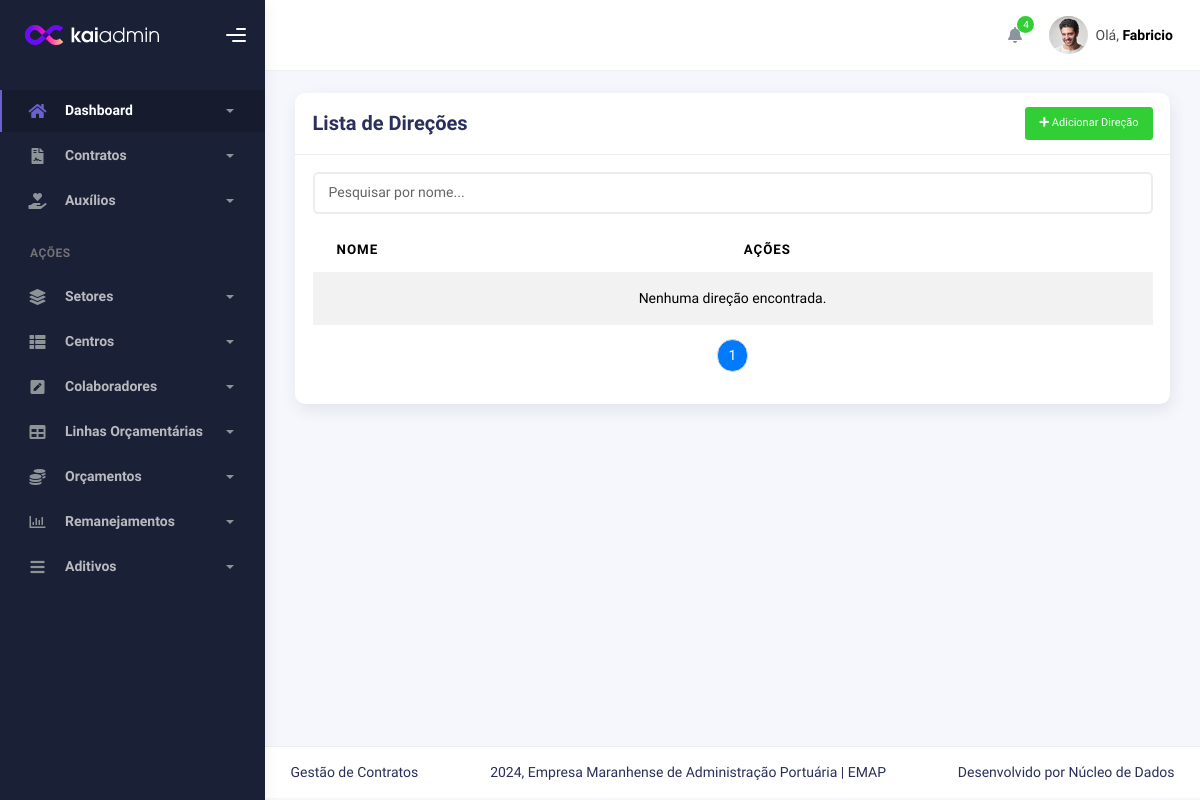
The page /setores/listardirecoes/ on the database as committed earlier.
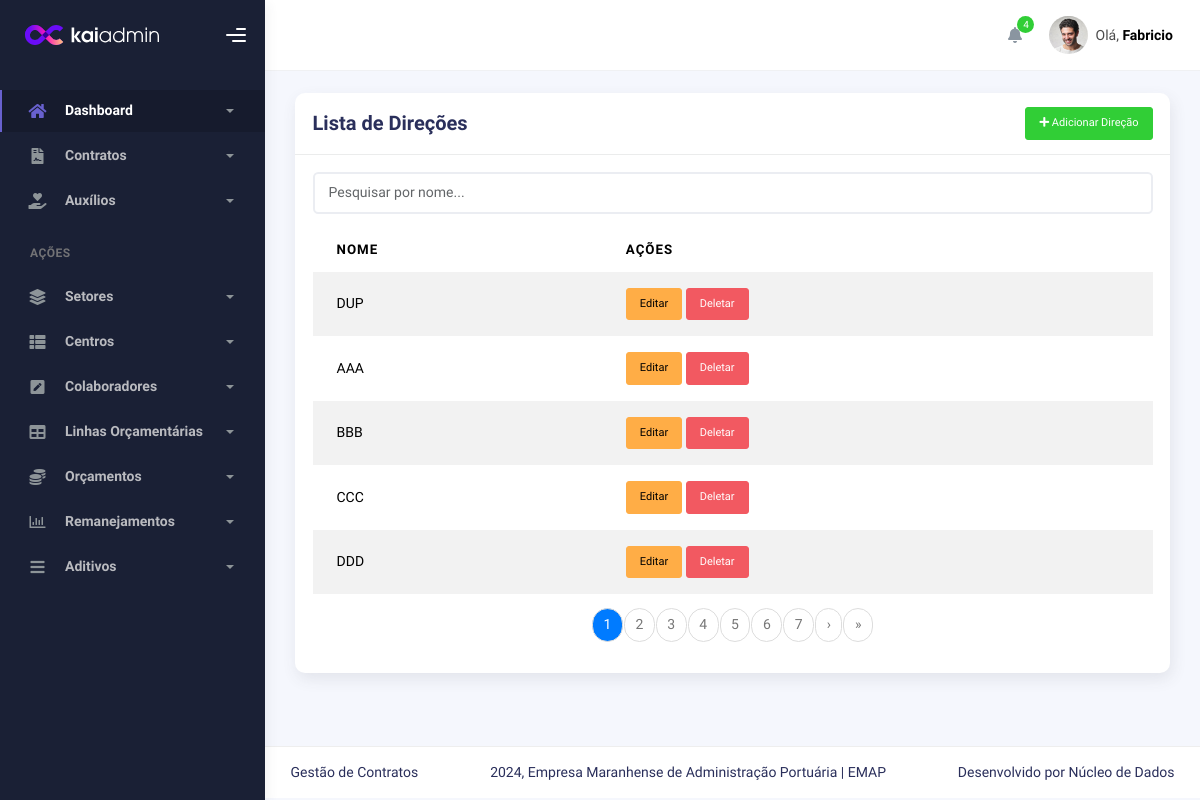
The same page on the database as committed later.
### sectors/models.py (models this page shows, shortened)
class Direcao(models.Model):
    nome = models.CharField(max_length=100,unique=True)
    class Meta:
        verbose_name = 'Direção'
        verbose_name_plural = 'Direções'

### sectors/views.py (the view)
# urls.py: path('listardirecoes/', DirecaoListView.as_view(), name='direcao_list'),
class DirecaoListView(ListView):
    model = Direcao
    template_name = 'direcao_list.html'
    context_object_name = 'direcoes'
    def get_queryset(self):
        query = self.request.GET.get('search')
        if query:
            return Direcao.objects.filter(nome__icontains=query)
        return Direcao.objects.all()
    paginate_by = 5

### sectors/templates/direcao_list.html (shortened to what this page needs)
{% extends 'index.html' %}
{% block 'conteudo' %}
<div class="container">
    <div class="page-inner">
        <div class="row">
            <div class="col-md-12">
                <div class="card">
                    <div class="card-header d-flex justify-content-between align-items-center">
                        <h4 class="card-title">Lista de Direções</h4>
                        <a href="{% url 'direcao_create' %}" class="btn btn-success btn-sm">
                            <i class="fas fa-plus"></i> Adicionar Direção
                        </a>
                    </div>
                    <div class="card-body">
                        <div class="input-group mb-3">
                            <input type="text" id="searchInput" class="form-control" placeholder="Pesquisar por nome...">
                        </div>
                        <table class="table table-striped">
                            <thead>
                                <tr>
                                    <th>Nome</th>
                                    <th>Ações</th>
                                </tr>
                            </thead>
                            <tbody id="direcaoTable">
                                {% for direcao in page_obj %}
                                <tr>
                                    <td>{{ direcao.nome }}</td>
                                    <td>
                                        <a href="{% url 'direcao_update' direcao.pk %}" class="btn btn-warning btn-sm">Editar</a>
                                        <a href="{% url 'direcao_delete' direcao.pk %}" class="btn btn-danger btn-sm">Deletar</a>
                                    </td>
                                </tr>
                                {% empty %}
                                <tr>
                                    <td colspan="2" class="text-center">Nenhuma direção encontrada.</td>
                                </tr>
                                {% endfor %}
                            </tbody>
                        </table>
                        <nav>
                            <ul class="pagination justify-content-center">
                                {% for num in page_obj.paginator.page_range %}
                                    {% if page_obj.number == num %}
                                        <li class="page-item active"><span class="page-link" style="background-color: #007bff; color: white;">{{ num }}</span></li>
                                    {% else %}
                                        <li class="page-item"><a class="page-link" href="?page={{ num }}">{{ num }}</a></li>
                                    {% endif %}
                                {% endfor %}
                                {% if page_obj.has_next %}
                                <li class="page-item">
                                    <a class="page-link" href="?page={{ page_obj.next_page_number }}" aria-label="Próximo">
                                        <span aria-hidden="true">&rsaquo;</span>
                                    </a>
                                </li>
                                <li class="page-item">
                                    <a class="page-link" href="?page={{ page_obj.paginator.num_pages }}" aria-label="Último">
                                        <span aria-hidden="true">&raquo;</span>
                                    </a>
                                </li>
                                {% endif %}
                            </ul>
                        </nav>
                    </div>
                </div>
            </div>
        </div>
    </div>
</div>
{% endblock %}

Rows that differ between the two databases and show on the page:
added Direcao: nome "DUP"
added Direcao: nome "AAA"
added Direcao: nome "BBB"
added Direcao: nome "CCC"
added Direcao: nome "DDD"
Other text that changed with them:
new list line: "2"
new list line: "3"
new list line: "4"
new list line: "5"
new list line: "6"
new list line: "7"
text no longer shown: "Nenhuma direção encontrada."
